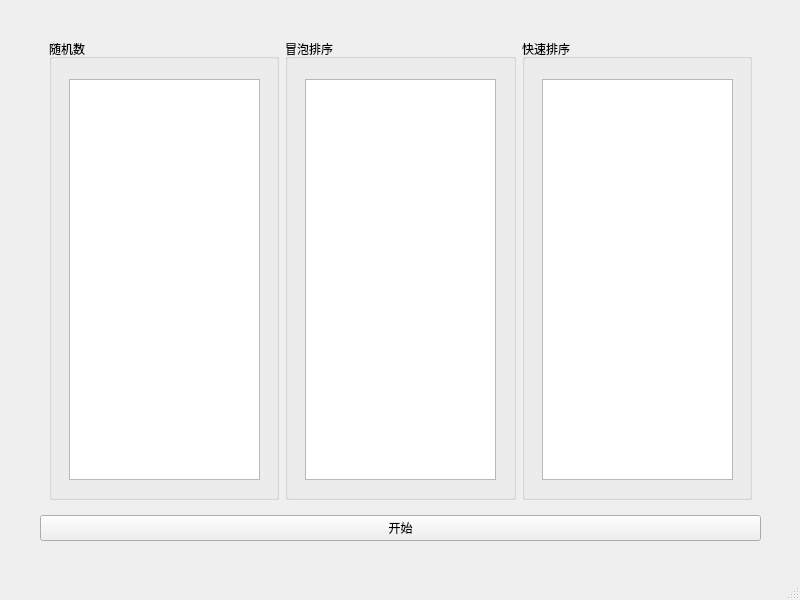
<?xml version="1.0" encoding="UTF-8"?>
<ui version="4.0">
 <class>MainWindow</class>
 <widget class="QMainWindow" name="MainWindow">
  <property name="geometry">
   <rect>
    <x>0</x>
    <y>0</y>
    <width>800</width>
    <height>600</height>
   </rect>
  </property>
  <property name="windowTitle">
   <string>MainWindow</string>
  </property>
  <widget class="QWidget" name="centralwidget">
   <widget class="QWidget" name="">
    <property name="geometry">
     <rect>
      <x>0</x>
      <y>0</y>
      <width>2</width>
      <height>2</height>
     </rect>
    </property>
    <layout class="QHBoxLayout" name="horizontalLayout"/>
   </widget>
   <widget class="QWidget" name="">
    <property name="geometry">
     <rect>
      <x>40</x>
      <y>30</y>
      <width>721</width>
      <height>511</height>
     </rect>
    </property>
    <layout class="QVBoxLayout" name="verticalLayout">
     <item>
      <widget class="QWidget" name="widget" native="true">
       <layout class="QHBoxLayout" name="horizontalLayout_2">
        <item>
         <widget class="QGroupBox" name="groupBox">
          <property name="title">
           <string>随机数</string>
          </property>
          <widget class="QListWidget" name="randlist">
           <property name="geometry">
            <rect>
             <x>20</x>
             <y>40</y>
             <width>191</width>
             <height>401</height>
            </rect>
           </property>
          </widget>
         </widget>
        </item>
        <item>
         <widget class="QGroupBox" name="groupBox_2">
          <property name="title">
           <string>冒泡排序</string>
          </property>
          <widget class="QListWidget" name="bubblelist">
           <property name="geometry">
            <rect>
             <x>20</x>
             <y>40</y>
             <width>191</width>
             <height>401</height>
            </rect>
           </property>
          </widget>
         </widget>
        </item>
        <item>
         <widget class="QGroupBox" name="groupBox_3">
          <property name="title">
           <string>快速排序</string>
          </property>
          <widget class="QListWidget" name="quicklist">
           <property name="geometry">
            <rect>
             <x>20</x>
             <y>40</y>
             <width>191</width>
             <height>401</height>
            </rect>
           </property>
          </widget>
         </widget>
        </item>
       </layout>
      </widget>
     </item>
     <item>
      <widget class="QPushButton" name="start">
       <property name="text">
        <string>开始</string>
       </property>
      </widget>
     </item>
    </layout>
   </widget>
  </widget>
  <widget class="QMenuBar" name="menubar">
   <property name="geometry">
    <rect>
     <x>0</x>
     <y>0</y>
     <width>800</width>
     <height>21</height>
    </rect>
   </property>
  </widget>
  <widget class="QStatusBar" name="statusbar"/>
 </widget>
 <resources/>
 <connections/>
</ui>
